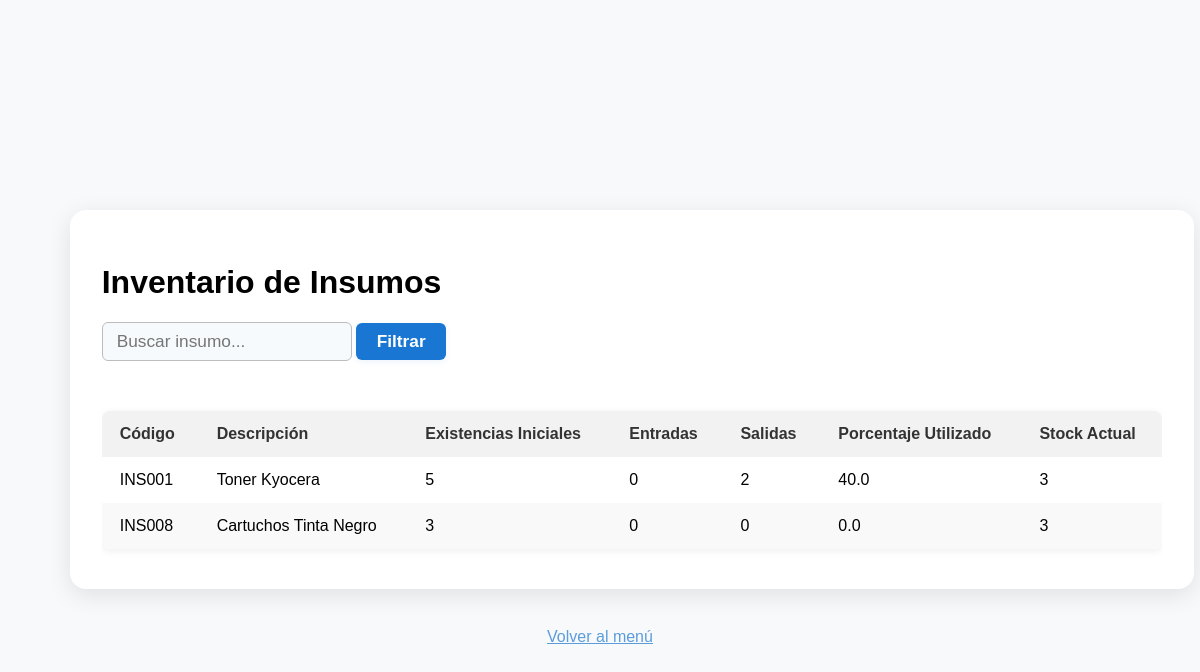
The page /consultar_inventario (signed in) on the database as committed earlier.
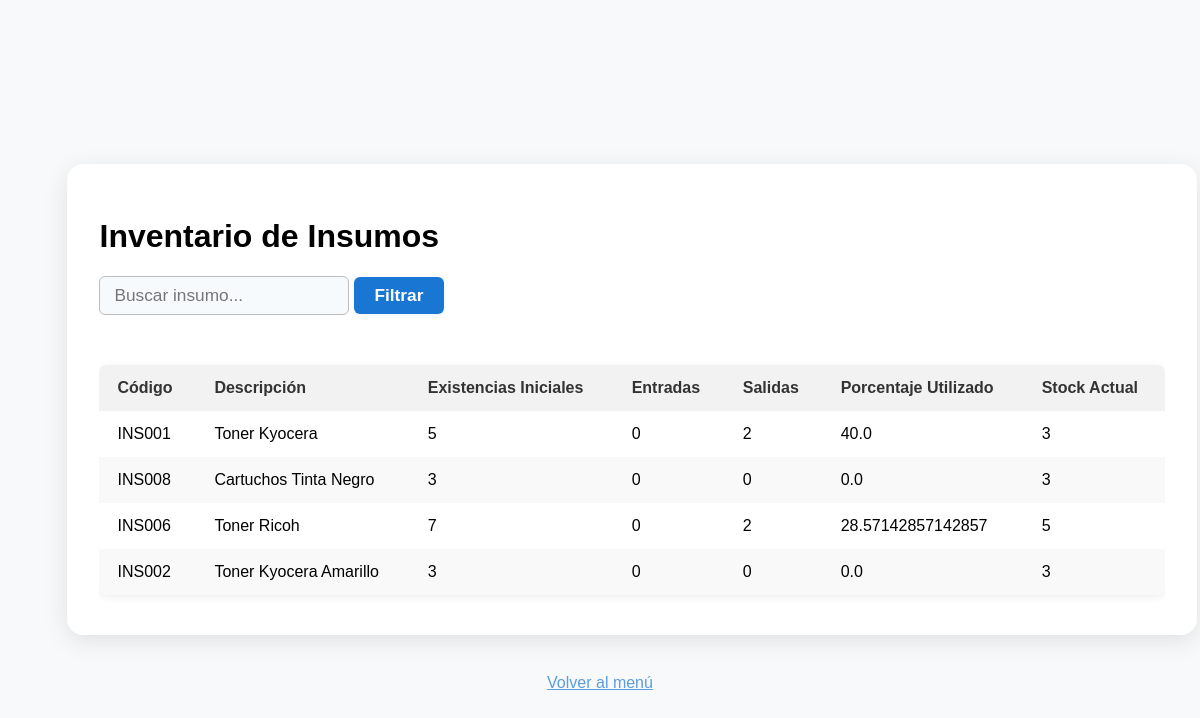
The same page on the database as committed later.
### app/models.py (models this page shows, shortened)
class Insumo(db.Model):
    __tablename__ = 'insumos'
    id = db.Column(db.Integer, primary_key=True, autoincrement=True)
    codigo_producto = db.Column(db.String(50), unique=True, nullable=False)
    descripcion = db.Column(db.String(200), nullable=False)
    existencias_iniciales_anio = db.Column(db.Integer, default=0)
    stock_actual = db.Column(db.Integer, default=0)
    porcentaje_utilizado = db.Column(db.Float, default=0.0)
    cantidad_entradas = db.Column(db.Integer, default=0)
    cantidad_salidas = db.Column(db.Integer, default=0)
    entradas = db.relationship('EntradaInsumo', backref='insumo', lazy=True)
    salidas = db.relationship('SalidaInsumo', backref='insumo', lazy=True)
    solicitudes = db.relationship('SolicitudInsumo', backref='insumo', lazy=True)

### app/routes.py (the view)
@app.route('/consultar_inventario', methods=['GET'])
@admin_required
def consultar_inventario():
    filtro=request.args.get('filtro', '')
    if filtro:
        insumos = Insumo.query.filter(
            or_(
                Insumo.codigo_producto.ilike(f'%{filtro}%'),
                Insumo.descripcion.ilike(f'%{filtro}%')
            )
        ).all()
    else:
        insumos = Insumo.query.all()
    return render_template('consultar_inventario.html', insumos=insumos, filtro=filtro)

### app/models.py (called while the page is built)
@login.user_loader
def load_user(id_usuario):
    return db.session.get(User, int(id_usuario))

### app/templates/consultar_inventario.html (shortened to what this page needs)
{% extends "base.html" %}
{% block content %}
<div class="table-container">
    <h1>Inventario de Insumos</h1>
    <form method="get" action="{{ url_for('consultar_inventario') }}">
        <input type="text" name="filtro" class="filtro-input" placeholder="Buscar insumo..." value="{{ filtro }}">
        <button type="submit" class="btn-filtrar filtro-btn">Filtrar</button>
    </form>
    <div class="table-scroll">
        <table>
            <thead>
                <tr>
                    <th>Código</th>
                    <th>Descripción</th>
                    <th>Existencias Iniciales</th>
                    <th>Entradas</th>
                    <th>Salidas</th>
                    <th>Porcentaje Utilizado</th>
                    <th>Stock Actual</th>
                </tr>
            </thead>
            <tbody>
            {% for insumo in insumos %}
                <tr>
                    <td>{{ insumo.codigo_producto }}</td>
                    <td>{{ insumo.descripcion }}</td>
                    <td>{{ insumo.existencias_iniciales_anio}}</td>
                    <td>{{insumo.cantidad_entradas}}</td>
                    <td>{{insumo.cantidad_salidas}}</td>
                    <td>{{insumo.porcentaje_utilizado}}</td>
                    <td>{{ insumo.stock_actual }}</td>
                </tr>
            {% endfor %}
            </tbody>
        </table>
    </div>
</div>
<div class="volver-container">
    <a class="btn-link" href="{{ url_for('index') }}">Volver al menú</a>
</div>
{% endblock %}

### app/templates/base.html (shortened to what this page needs)
<!DOCTYPE html>
<html lang="es">
<head>
    <link rel="stylesheet" href="{{ url_for('static', filename='style.css') }}">
</head>
<body>
    <div class="container">
        {% block content %}{% endblock %}
    </div>
</body>
</html>

### app/static/style.css (style rules this page uses)
body { font-family: Arial, sans-serif; background-color: #f8f9fa; margin: 0; padding: 0; display: flex; justify-content: center; align-items: center; height: 100vh; }
.table-container { background-color: #fff; padding: 32px 32px 24px 32px; border-radius: 16px; box-shadow: 0 6px 24px rgba(0, 0, 0, 0.10); max-width: 1100px; width: 100%; margin: 60px auto; overflow-x: auto; max-height: 600px; overflow-y: auto; }
table { width: 100%; border-collapse: collapse; margin: 32px 0 16px 0; background: #fff; border-radius: 8px; box-shadow: 0 2px 8px rgba(0,0,0,0.07); overflow: hidden; }
th, td { padding: 14px 18px; text-align: left; }
th { background-color: #f2f2f2; color: #333; font-weight: 600; }
tr:nth-child(even) { background-color: #f9f9f9; }
button[type="button"], .btn, .btn-link { background: none; color: #1976d2; opacity: 0.7; border: none; font-size: 1.1rem; text-decoration: underline; cursor: pointer; padding: 0; margin-top: 18px; display: inline-block; transition: color 0.2s, opacity 0.2s; }
.table-scroll { max-height: 400px; overflow-y: auto; margin-top: 18px; }
.volver-container { width: 100%; display: flex; justify-content: center; margin-top: -25px; }
.btn-link { background: none; border: none; color: #1976d2; font-size: 1rem; text-decoration: underline; cursor: pointer; margin: 0 10px; padding: 4px 12px; border-radius: 6px; transition: background 0.2s; display: inline-block; }
.filtro-input { padding: 8px 14px; border: 1.5px solid #bdbdbd; border-radius: 6px; font-size: 1.08rem; transition: border-color 0.2s; outline: none; width: 220px; background: #f7fafc; }
.filtro-btn { min-width: 90px; padding: 8px 18px; font-size: 1.08rem; font-weight: 600; }
.btn-filtrar { background-color: #1976d2; color: #fff !important; border: none; border-radius: 6px; padding: 8px 18px; font-size: 1.08rem; font-weight: 600; cursor: pointer; transition: background 0.2s, box-shadow 0.2s; box-shadow: 0 2px 6px rgba(25,118,210,0.08); margin: 0; text-decoration: none; display: inline-block; }

Rows that differ between the two databases and show on the page:
added Insumo: codigo_producto "INS006", descripcion "Toner Ricoh", existencias_iniciales_anio "7", cantidad_entradas "0", cantidad_salidas "2", porcentaje_utilizado "28.57142857142857", stock_actual "5"
added Insumo: codigo_producto "INS002", descripcion "Toner Kyocera Amarillo", existencias_iniciales_anio "3", cantidad_entradas "0", cantidad_salidas "0", porcentaje_utilizado "0.0", stock_actual "3"
